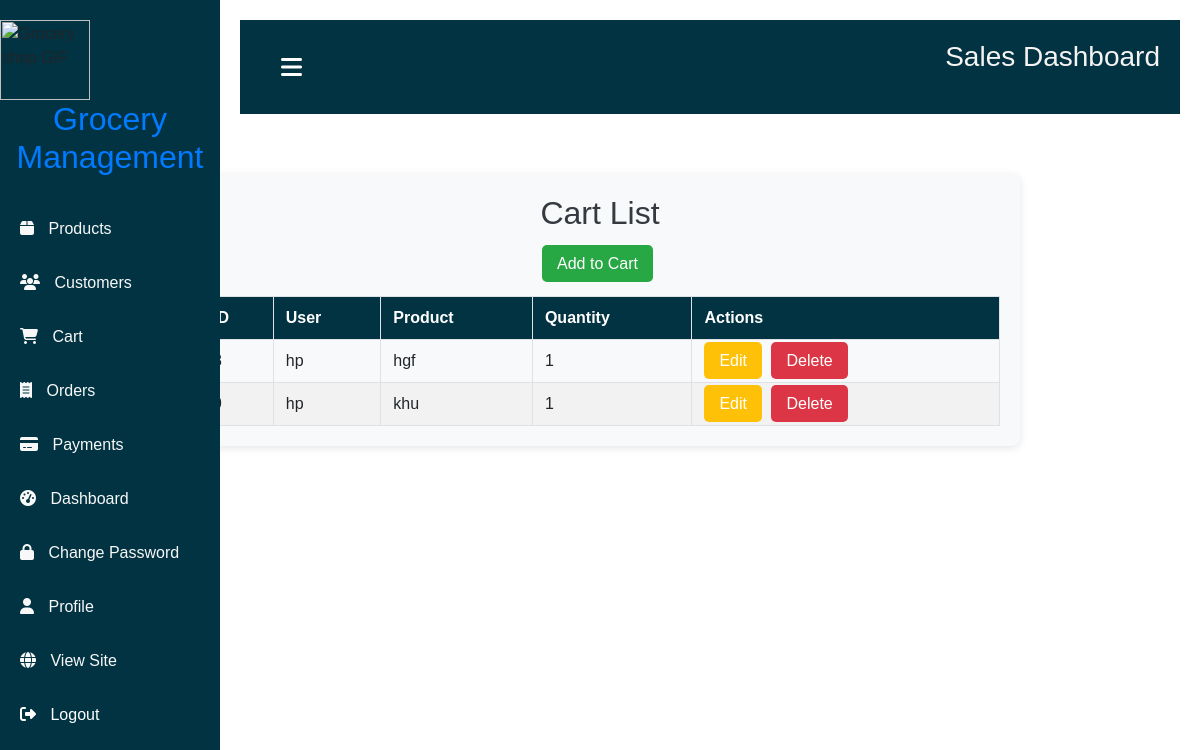
Screenshot of /carts/ with the database file from the repository.
### app/models.py (models this page shows, shortened)
class Cart(models.Model):
    user=models.ForeignKey(User,on_delete=models.CASCADE)
    product=models.ForeignKey(Product,on_delete=models.CASCADE)
    quantity =models.PositiveIntegerField(default=1)

class Product(models.Model):
    title = models.CharField(max_length=100)
    selling_price = models.FloatField()
    discounted_price = models.FloatField()
    description = models.TextField(default='')
    composition =models.TextField(default='')
    uses = models.TextField(default='')
    category = models.CharField(choices=CATEGORY_CHOICES, max_length=2)
    Product_image = models.ImageField(upload_to='products/')
    def __str__(self):
        return self.title

### app/views.py (the view)
# urls.py: path('carts/', cart_list, name='cart_list'),
def cart_list(request):
    carts = Cart.objects.all()
    return render(request, 'admin/cart_list.html', {'carts': carts})

### app/templates/admin/cart_list.html (shortened to what this page needs)
{% block content %}
<div class="sidebar">
    {% include 'admin/sidebar.html' %}
</div>
<div class="form-container">
    <h2>Cart List</h2>
    <div class="button-container">
        <a href="{% url 'cart_add' %}" class="button add-button">Add to Cart</a>
    </div>
    <table>
        <thead>
            <tr>
                <th>ID</th>
                <th>User</th>
                <th>Product</th>
                <th>Quantity</th>
                <th>Actions</th>
            </tr>
        </thead>
        <tbody>
            {% for cart in carts %}
            <tr>
                <td>{{ cart.id }}</td>
                <td>{{ cart.user }}</td>
                <td>{{ cart.product }}</td>
                <td>{{ cart.quantity }}</td>
                <td>
                    <a href="{% url 'cart_edit' cart.id %}" class="button edit">Edit</a>
                    <a href="{% url 'cart_delete' cart.id %}" class="button delete" onclick="return confirm('Are you sure you want to delete this cart?');">Delete</a>
                </td>
            </tr>
            {% endfor %}
        </tbody>
    </table>
</div>
{% endblock %}

### app/static/app/styles.css (style rules this page uses)
body { font-family: Arial, sans-serif; margin: 0; padding-top:40%; }
h2 { color: #35424a; }
table { width: 100%; border-collapse: collapse; margin-top: 20px; }
table, th, td { border: 1px solid #ccc; }
th { background: #35424a; color: #ffffff; padding: 10px; }
td { padding: 10px; }
.button { background: #35424a; color: #ffffff; padding: 10px 15px; text-decoration: none; border: none; cursor: pointer; border-radius: 5px; }
.edit { background: #f39c12; }
.delete { background: #e74c3c; }

### app/templates/admin/sidebar.html (style rules this page uses)
body { margin: 0; padding: 0; font-family: Arial, sans-serif; }

### app/templates/admin/cart_list.html (style rules this page uses)
.form-container { margin: 20px 15%; padding: 20px; text-align: center; background-color: #f8f9fa; border-radius: 8px; box-shadow: 0 2px 8px rgba(0, 0, 0, 0.1); }
.form-container h2 { color: #343a40; margin-bottom: 20px; }
.button-container { margin-bottom: 20px; }
table { width: 100%; border-collapse: collapse; margin-top: 20px; }
th, td { padding: 12px; text-align: left; border: 1px solid #dee2e6; }
th { background-color: #013342; color: white; font-weight: bold; }
tr:nth-child(even) { background-color: #f2f2f2; }
.button { background-color: #28a745; color: white; padding: 10px 15px; text-decoration: none; border-radius: 5px; transition: background-color 0.3s; margin-right: 5px; }
.edit { background-color: #ffc107; }
.delete { background-color: #dc3545; }

### rows the page displays
Cart: user "hp", product "hgf", quantity "1"
Cart: user "hp", product "khu", quantity "1"
